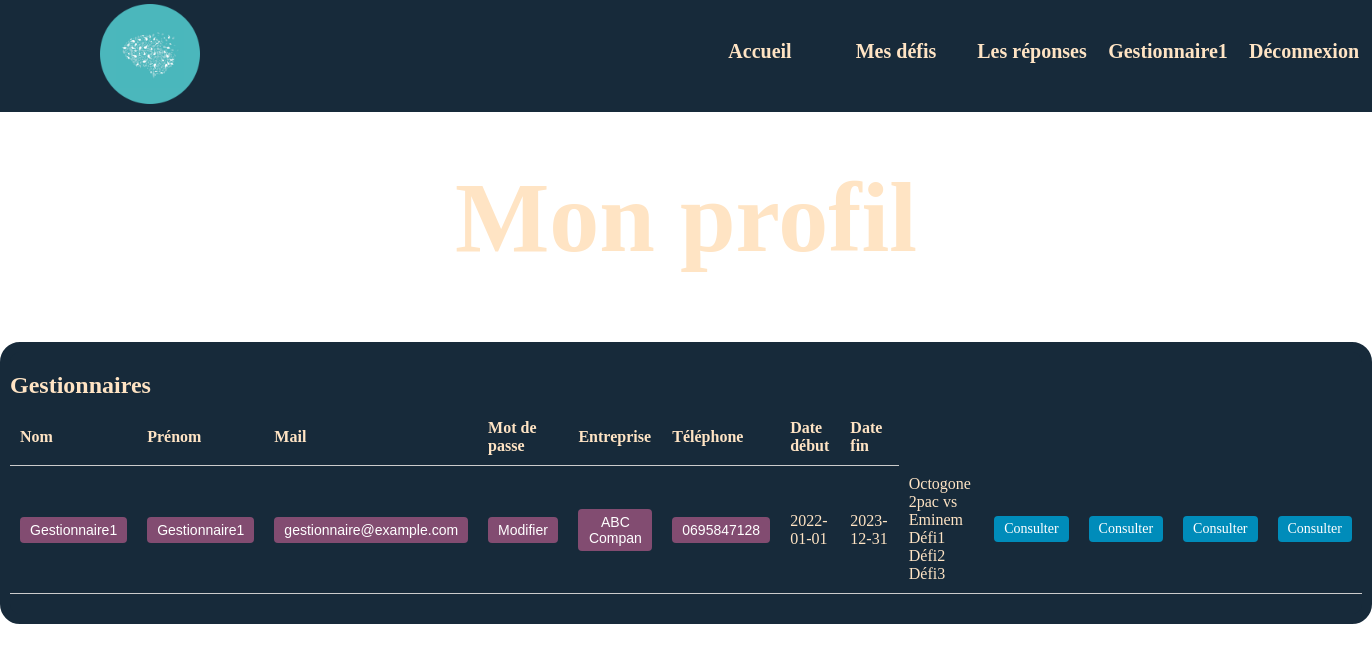
/php/monProfil.php (signed in), run on an earlier commit of the app's database.
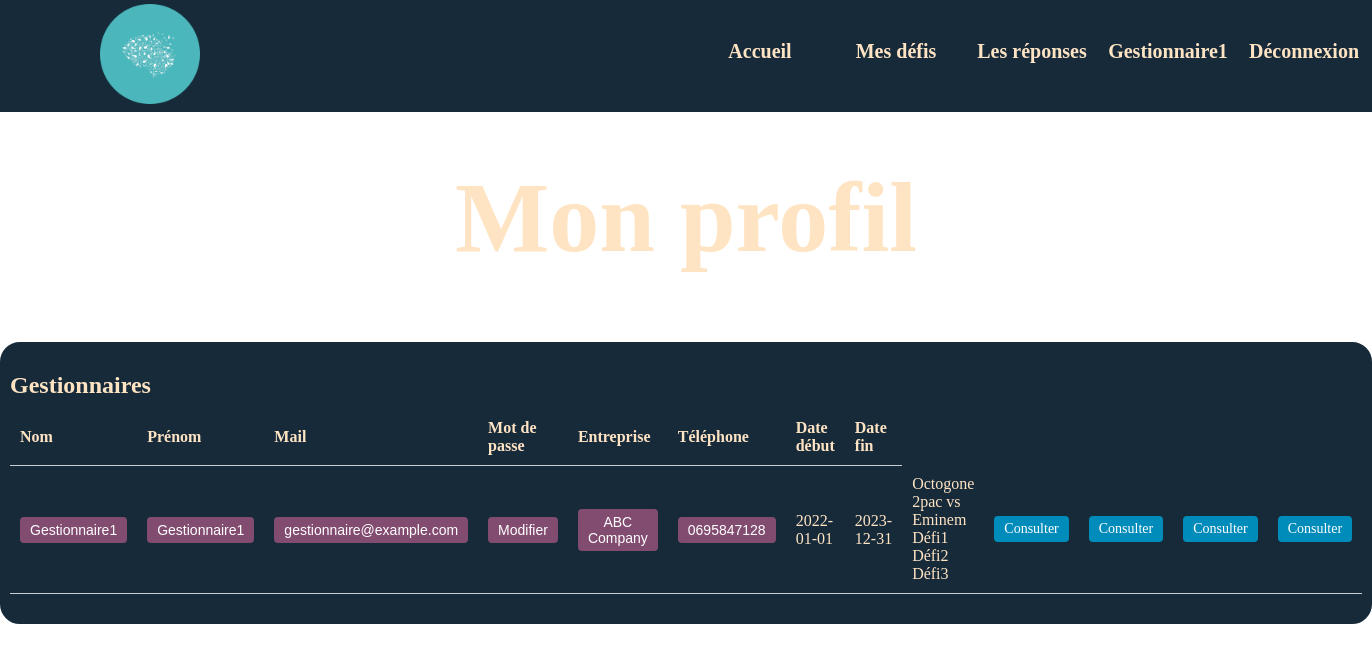
And on a later commit of the database.
### tables this page shows
CREATE TABLE Gestionnaire(
    idLogin INTEGER PRIMARY KEY,
    nom VARCHAR(50),
    prenom VARCHAR(50),
    entreprise VARCHAR(255),
    telephone VARCHAR(10),
    mail VARCHAR(255),
    dateDebut DATE DEFAULT (CURRENT_DATE),
    dateFin DATE,
    FOREIGN KEY (idLogin) REFERENCES Login (idLogin) ON DELETE CASCADE
);

### php/fonctionGetBDD.php (called while the page is built, shortened)
<?php
function getAllGestionnaire($connexion)
{
    $query = "SELECT idLogin, nom, prenom,entreprise,telephone,mail,dateDebut,dateFin FROM Gestionnaire";
    try {
        $stmt = $connexion->prepare($query);
        $stmt->execute();
        $stmt->bind_result($idUtilisateur, $nom, $prenom, $entreprise, $telephone, $mail, $dateDebut, $dateFin);
        $utilisateurs = array();
        while ($stmt->fetch()) {
            $utilisateur = array(
                "idLogin" => $idUtilisateur,
                "nom" => $nom,
                "prenom" => $prenom,
                "entreprise" => $entreprise,
                "telephone" => $telephone,
                "mail" => $mail,
                "dateDebut" => $dateDebut,
                "dateFin" => $dateFin,
            );
            $utilisateurs[] = $utilisateur;
        }
        return $utilisateurs;
    } catch (Exception $e) {
        echo "Une erreur est survenue : " . $e->getMessage();
        return null;
    }
}
function getDataDefiParIdGestionnaire($connexion, $idGestionnaire)
{
    try {
        $stmt = $connexion->prepare("SELECT * FROM DataDefi WHERE idGestionnaire = ?");
        $stmt->bind_param("i", $idGestionnaire);
        if ($stmt->execute() === false) {
            throw new Exception("Erreur lors de la récupération des données de la table DataDefi : " . $connexion->error);
        }
        $result = $stmt->get_result();
        $dataDefi = array();
        while ($row = $result->fetch_assoc()) {
            $dataDefi[] = $row;
        }
        return $dataDefi;
    } catch (Exception $e) {
        echo "Erreur : " . $e->getMessage();
        return null;
    }
}
?>

### php/monProfil.php (the view, shortened to what the changed rows need)
<!DOCTYPE html>
<html>
<head>
    <link rel="stylesheet" type="text/css" href="../css/monProfil.css">
</head>
<body>
    <?php
    require 'navbar.php';
    require_once 'fonctionGetBDD.php';
    require_once 'fonctionCreateBDD.php';
    ?>
    <h1 class="titre">Mon profil</h1>
    <?php
    if (isset($_SESSION['type']) && $_SESSION['type'] == 'Gestionnaire') {
        $connexion = connect($usernamedb, $passworddb, $dbname);
        $gestionnaires = getAllGestionnaire($connexion);
        $dataDefi = getDataDefiParIdGestionnaire($connexion, $_SESSION['id']);
        echo "<div class='divElement'> ";
        echo '<div class="divTitre">';
        echo '<h2 class="titre2">Gestionnaires</h2>';
        echo '</div>';
        if ($gestionnaires) {
            echo '<table class="table">';
            echo "<tr><th>Nom</th><th>Prénom</th><th>Mail</th><th>Mot de passe</th><th>Entreprise</th><th>Téléphone</th><th>Date début</th><th>Date fin</th></tr>";
            foreach ($gestionnaires as $gestionnaire) {
                if ($gestionnaire['idLogin'] === $_SESSION['id']) {
                    echo "<tr id='login_" . $gestionnaire['idLogin'] . "'>";
                    echo "<td id='nom_" . $gestionnaire['idLogin'] . "'><button class='buttonModif' onclick='modifierCellule(" . $gestionnaire["idLogin"] . ", \"nom\")'>" . $gestionnaire['nom'] . "</button></td>";
                    echo "<td id='prenom_" . $gestionnaire['idLogin'] . "'><button class='buttonModif' onclick='modifierCellule(" . $gestionnaire["idLogin"] . ", \"prenom\")'>" . $gestionnaire['prenom'] . "</button></td>";
                    echo "<td id='mail_" . $gestionnaire['idLogin'] . "'><button class='buttonModif' onclick='modifierCellule(" . $gestionnaire["idLogin"] . ", \"mail\")'>" . $gestionnaire['mail'] . "</button></td>";
                    echo "<td id='mdp_" . $gestionnaire['idLogin'] . "'><button class='buttonModif' onclick='modifierMotDePasse(" . $gestionnaire["idLogin"] . ")'>Modifier</button></td>";
                    echo "<td id='entreprise_" . $gestionnaire['idLogin'] . "'><button class='buttonModif' onclick='modifierCellule(" . $gestionnaire["idLogin"] . ", \"entreprise\")'>" . $gestionnaire['entreprise'] . "</button></td>";
                    echo "<td id='telephone_" . $gestionnaire['idLogin'] . "'><button class='buttonModif' onclick='modifierCellule(" . $gestionnaire["idLogin"] . ", \"telephone\")'>" . $gestionnaire['telephone'] . "</button></td>";
                    echo "<td id='dateDebut_" . $gestionnaire['idLogin'] . "'>" . $gestionnaire['dateDebut'] . "</td>";
                    if ($gestionnaire['dateFin'] < date("Y-m-d")) {
                        echo "<td id='dateFin_" . $gestionnaire['idLogin'] . "' class='dateFin'>" . $gestionnaire['dateFin'] . "</td>";
                    } else {
                        echo "<td id='dateFin_" . $gestionnaire['idLogin'] . "'>" . $gestionnaire['dateFin'] . "</td>";
                    }
                    echo "<td id='dataDefi_" . $gestionnaire['idLogin'] . "'>";
                    if ($dataDefi) {
                        foreach ($dataDefi as $data) {
                            echo "<div>" . $data['nom'] . "</div>";
                        }
                    }
                    if ($dataDefi) {
                        foreach ($dataDefi as $data) {
                            echo "<td id='sujets_" . $gestionnaire['idLogin'] . "'><a class='consulterBtn' href='consulter.php?idData=".$sujet['idDataDefi'] . "'>Consulter</a></td>";
                        }
                    }
                    echo "</td>";
                    echo "</tr>";
                }
            }
        }
        echo "</table>";
        echo "</div>";
    }
    ?>
</body>
</html>

What changed in the data, as far as the page shows it:
changed gestionnaire "Gestionnaire1": entreprise "ABC Compan" → "ABC Company"
